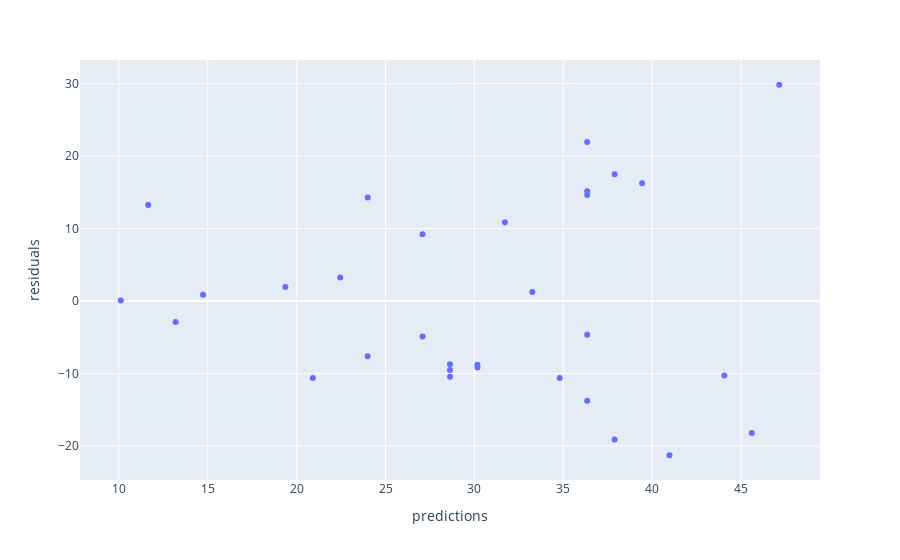

The cell this chart's notebook holds for it:
### Markdown cell above
Check constant variance.

### Code cell
px.scatter(pDataframe, x="predictions", y="residuals")

#<xml xmlns="https://developers.google.com/blockly/xml"><variables><variable id="k#w4n=KvP~*sLy*OW|Jl">px</variable><variable id="CudVpfu+F^ruj_:ZU_(,">pDataframe</variable></variables><block type="varDoMethod_Python" id="O07?sQIdula@ap]/9Ogq" x="222" y="337"><field name="VAR" id="k#w4n=KvP~*sLy*OW|Jl">px</field><field name="MEMBER">scatter</field><data>px:scatter</data><value name="INPUT"><block type="lists_create_with" id="~tHtb;Nbw/OP6#7pB9wX"><mutation items="3"></mutation><value name="ADD0"><block type="variables_get" id="UE)!btph,4mdjsf[F37|"><field name="VAR" id="CudVpfu+F^ruj_:ZU_(,">pDataframe</field></block></value><value name="ADD1"><block type="dummyOutputCodeBlock_Python" id="~L)yq!Jze#v9R[^p;2{O"><field name="CODE">x="predictions"</field></block></value><value name="ADD2"><block type="dummyOutputCodeBlock_Python" id="yu5^$n1zXY3)#RcRx:~;"><field name="CODE">y="residuals"</field></block></value></block></value></block></xml>

### Figure 1 — Plotly figure (JSON) as saved in the notebook; plotly's stock layout.template omitted (floating-point values rounded to 4 significant figures)
{"data": [{"hovertemplate": "predictions=%{x}<br>residuals=%{y}<extra></extra>", "legendgroup": "", "marker": {"color": "#636efa", "symbol": "circle"}, "mode": "markers", "name": "", "orientation": "v", "showlegend": false, "type": "scatter", "x": [20.91, 13.19, 10.11, 24.0, 37.89, 40.97, 14.74, 28.63, 36.34, 28.63, 34.8, 30.17, 30.17, 19.37, 28.63, 27.08, 44.06, 45.6, 22.45, 11.65, 33.26, 36.34, 27.08, 24.0, 31.71, 37.89, 39.43, 36.34, 36.34, 36.34, 47.15], "xaxis": "x", "y": [-10.61, -2.894, 0.09258, -7.598, -19.09, -21.27, 0.8625, -10.43, -13.74, -8.728, -10.6, -9.171, -8.771, 1.932, -9.528, -4.884, -10.26, -18.2, 3.246, 13.25, 1.242, -4.644, 9.216, 14.3, 10.89, 17.51, 16.27, 21.96, 15.16, 14.66, 29.85], "yaxis": "y"}], "layout": {"autosize": true, "legend": {"tracegroupgap": 0}, "margin": {"t": 60}, "xaxis": {"anchor": "y", "autorange": true, "domain": [0, 1], "range": [7.778, 49.48], "title": {"text": "predictions"}, "type": "linear"}, "yaxis": {"anchor": "x", "autorange": true, "domain": [0, 1], "range": [-24.9, 33.48], "title": {"text": "residuals"}, "type": "linear"}}}
